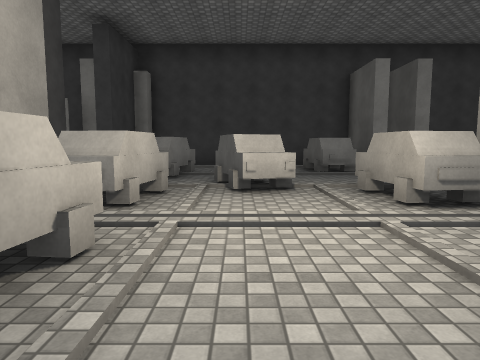
view 1 (above)

24 first-person views from a walk through a scene from a Unity 3-D project. The camera is 1.4 m above the floor, tilts 6° down and sees 70° across. The floor is counted in squares, 2 m on a side. Each view is taken from the middle of a square. On the plan, view 1 faces up. The plan holds only what a view shows up to about 11 squares ahead; the rest is blank. The place goes on beyond the plan. The player character is not drawn. Surface patterns are stand-ins for the level's own textures.

view 2
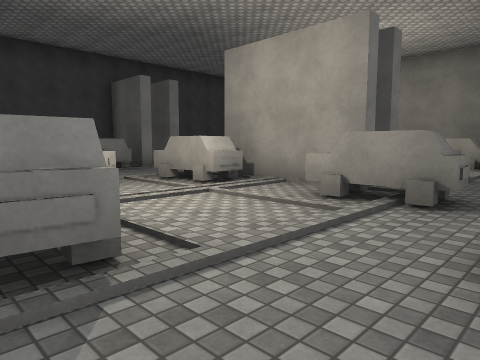

view 3
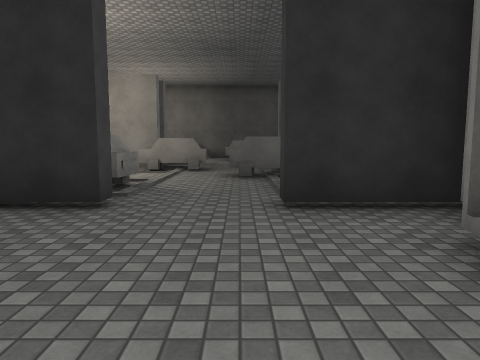

view 4
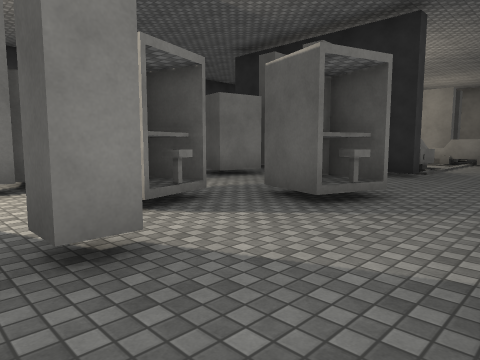

view 5
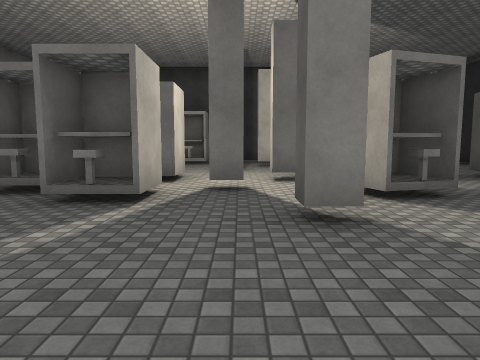

view 6
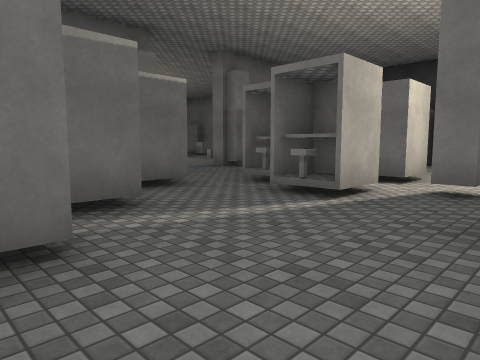

view 7
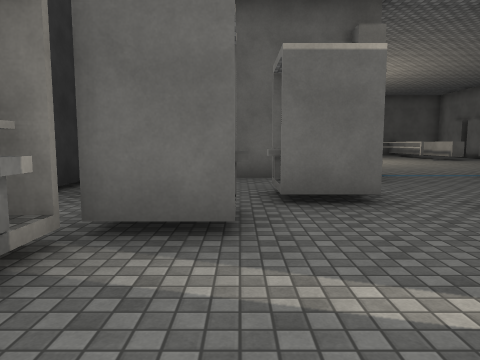

view 8
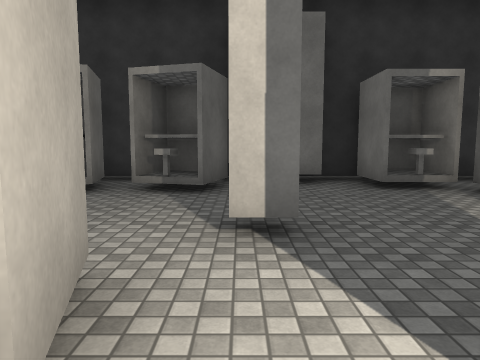

view 9
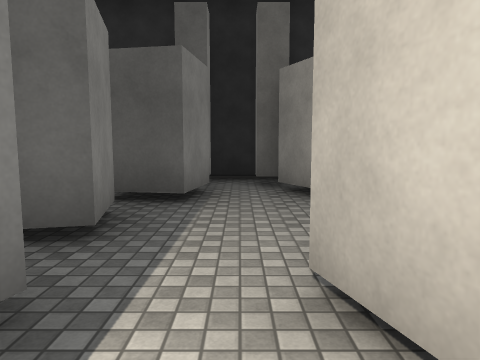

view 10
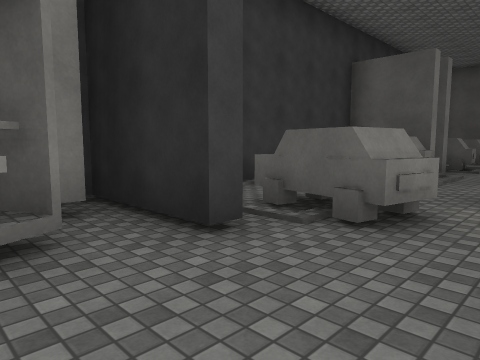

view 11
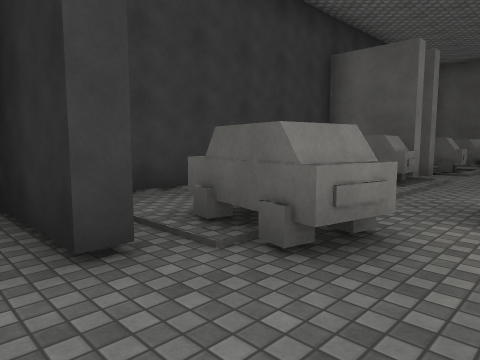

view 12
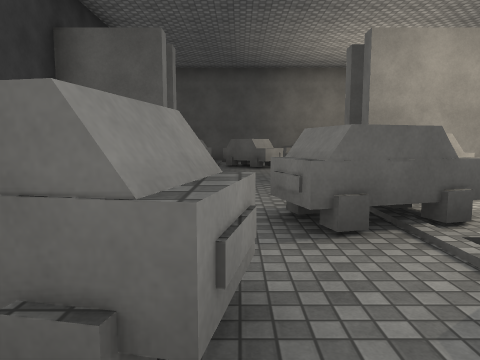

view 13
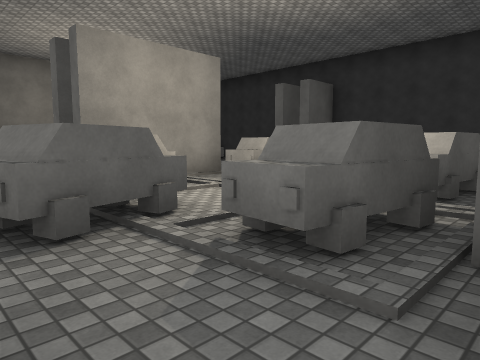

view 14
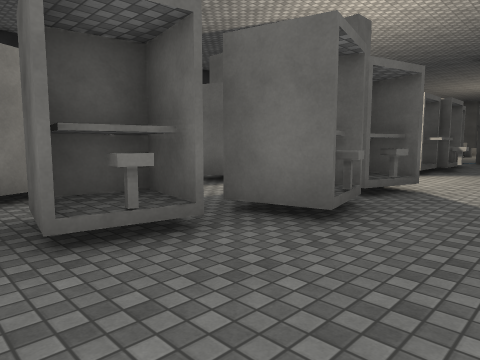

view 15
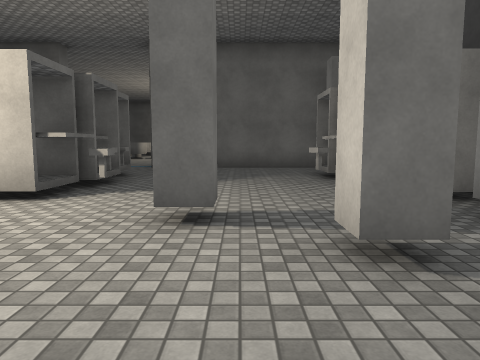

view 16
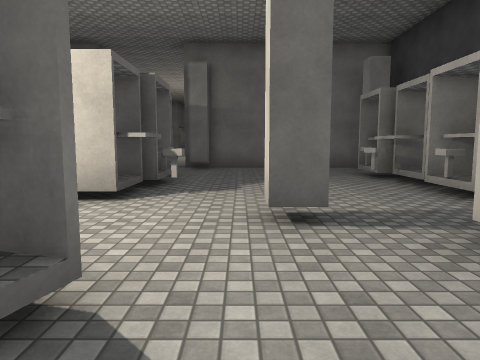

view 17
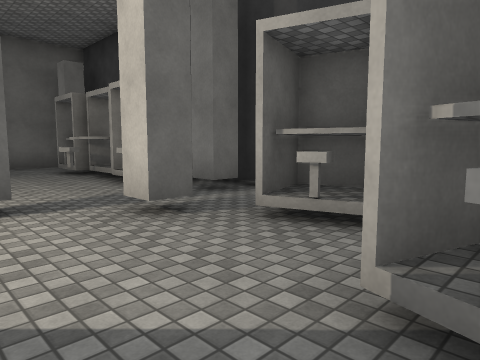

view 18
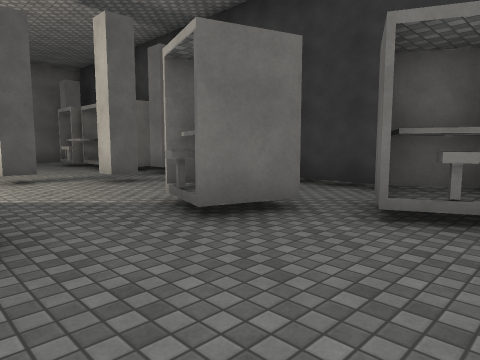

view 19
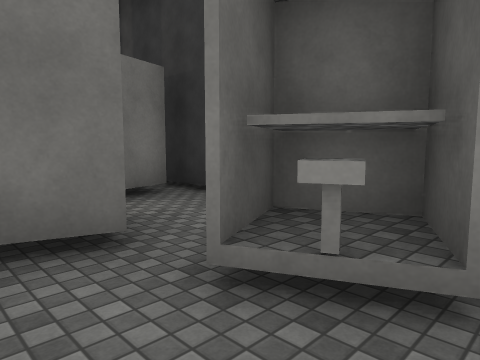

view 20
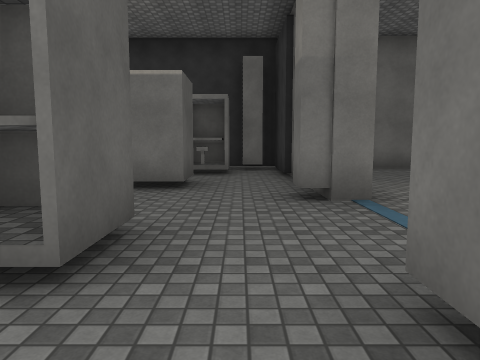

view 21
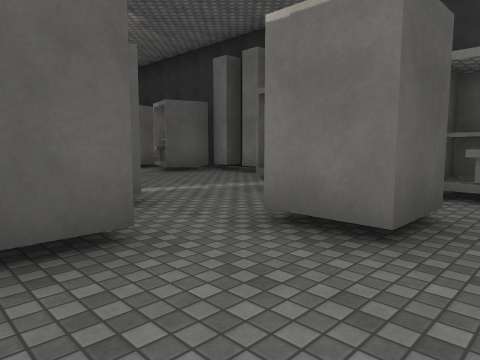

view 22
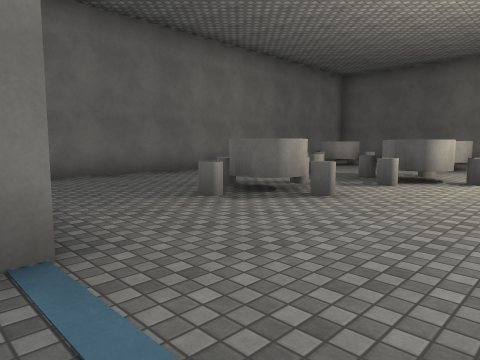

view 23
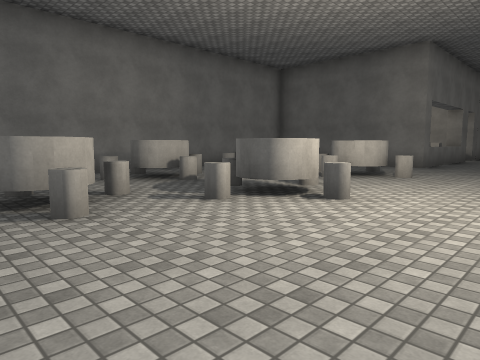

view 24
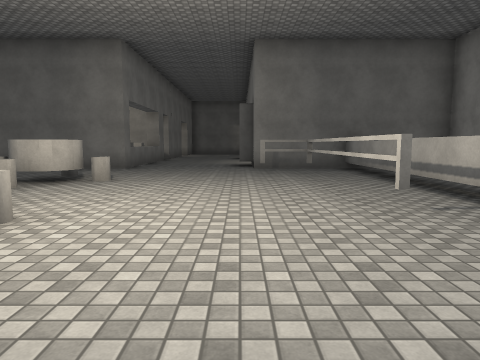

### Floor plan
Key: @ floor where view 1 was taken; # wall or solid block; x gap in a wall; . floor; = window, fence, low wall or low ledge; ^ raised ledge; O other object.
Columns run from 33 left of view 1 to 8 right of it. Each row starts with its distance up from view 1.
 11                         ####  #####
 10               ##  ###.#..... ##..  ##
  9   .....       #..^##^...#...#.#..  #####
  8  #######      #........#..###.##.......#
  7  #######..    #.......#...^....#........##
  6 ###.......... ##.................#......^#
  5 #..............#........^.#...##x^.#.#
  4 .................####..##.#x####...###
  3 ........O..........#..#......##.....#
  2 ^#..O..OOO.........^#...#...#####..=#
  1  #..OO..O..O...#....^.....#.^.###..##
  0  #..O.....OOO..#.##....#..^......@.##
 -1  #  O..OOO.....#...^.............#
 -2  #   O..O..... #.^.##...^.^...#^ #
 -3       ........ #.#..#...#.###.#
 -4      ######################

Positions as (right, up) in squares from view 1, and headings:
1: (0, 0), facing up
2: (-2, -1), facing up-right
3: (-7, -1), facing right
4: (-11, -2), facing up-right
5: (-11, -3), facing up
6: (-10, -3), facing up-left
7: (-11, -1), facing left
8: (-10, 3), facing down
9: (-10, 3), facing right
10: (-5, 6), facing up-right
11: (-4, 6), facing up-right
12: (-3, 7), facing right
13: (-3, 7), facing down-right
14: (-4, 7), facing down-left
15: (-8, 7), facing left
16: (-8, 6), facing left
17: (-7, 6), facing up-left
18: (-4, 5), facing up-left
19: (-4, 7), facing up-left
20: (-17, 6), facing down
21: (-17, 3), facing down-right
22: (-18, 4), facing down-left
23: (-21, 5), facing down-left
24: (-22, 5), facing left
